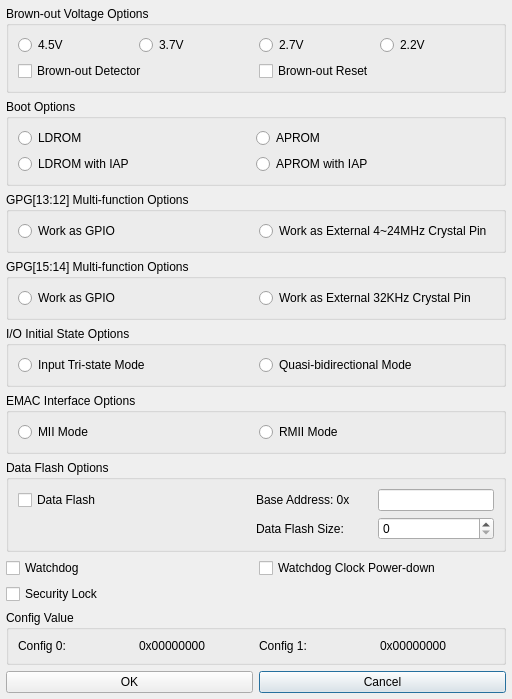
<?xml version="1.0" encoding="UTF-8"?>
<ui version="4.0">
 <class>Dialog</class>
 <widget class="QDialog" name="Dialog">
  <property name="geometry">
   <rect>
    <x>0</x>
    <y>0</y>
    <width>512</width>
    <height>472</height>
   </rect>
  </property>
  <layout class="QGridLayout" name="outer_layout">
   <property name="leftMargin">
    <number>6</number>
   </property>
   <property name="topMargin">
    <number>6</number>
   </property>
   <property name="rightMargin">
    <number>6</number>
   </property>
   <property name="bottomMargin">
    <number>6</number>
   </property>
   <property name="spacing">
    <number>6</number>
   </property>
   <item row="0" column="2" colspan="2">
    <widget class="QGroupBox" name="IDC_GROUP_BROWN_OUT_VOLTAGE">
     <property name="title">
      <string>Brown-out Voltage Options</string>
     </property>
     <layout class="QGridLayout" name="layout_IDC_GROUP_BROWN_OUT_VOLTAGE" columnstretch="1,1,1,1,0">
      <item row="0" column="0">
       <widget class="QRadioButton" name="IDC_RADIO_BOV_0">
        <property name="text">
         <string>4.5V</string>
        </property>
       </widget>
      </item>
      <item row="0" column="1" colspan="2">
       <widget class="QRadioButton" name="IDC_RADIO_BOV_1">
        <property name="text">
         <string>3.7V</string>
        </property>
       </widget>
      </item>
      <item row="0" column="2">
       <widget class="QRadioButton" name="IDC_RADIO_BOV_2">
        <property name="text">
         <string>2.7V</string>
        </property>
       </widget>
      </item>
      <item row="0" column="3" colspan="2">
       <widget class="QRadioButton" name="IDC_RADIO_BOV_3">
        <property name="text">
         <string>2.2V</string>
        </property>
       </widget>
      </item>
      <item row="1" column="0" colspan="3">
       <widget class="QCheckBox" name="IDC_CHECK_BROWN_OUT_DETECT">
        <property name="text">
         <string>Brown-out Detector</string>
        </property>
       </widget>
      </item>
      <item row="1" column="2" colspan="3">
       <widget class="QCheckBox" name="IDC_CHECK_BROWN_OUT_RESET">
        <property name="text">
         <string>Brown-out Reset</string>
        </property>
       </widget>
      </item>
     </layout>
    </widget>
   </item>
   <item row="1" column="2" colspan="2">
    <widget class="QGroupBox" name="IDC_GROUP_BOOT_SELECT">
     <property name="title">
      <string>Boot Options</string>
     </property>
     <layout class="QGridLayout" name="layout_IDC_GROUP_BOOT_SELECT" columnstretch="1,1,0">
      <item row="0" column="0">
       <widget class="QRadioButton" name="IDC_RADIO_BS_LDROM">
        <property name="text">
         <string>LDROM</string>
        </property>
       </widget>
      </item>
      <item row="0" column="1">
       <widget class="QRadioButton" name="IDC_RADIO_BS_APROM">
        <property name="text">
         <string>APROM</string>
        </property>
       </widget>
      </item>
      <item row="1" column="0" colspan="2">
       <widget class="QRadioButton" name="IDC_RADIO_BS_LDROM_APROM">
        <property name="text">
         <string>LDROM with IAP</string>
        </property>
       </widget>
      </item>
      <item row="1" column="1" colspan="2">
       <widget class="QRadioButton" name="IDC_RADIO_BS_APROM_LDROM">
        <property name="text">
         <string>APROM with IAP</string>
        </property>
       </widget>
      </item>
     </layout>
    </widget>
   </item>
   <item row="2" column="2" colspan="2">
    <widget class="QGroupBox" name="IDC_GROUP_GPF">
     <property name="title">
      <string>GPG[13:12] Multi-function Options</string>
     </property>
     <layout class="QHBoxLayout" name="layout_IDC_GROUP_GPF">
      <item>
       <widget class="QRadioButton" name="IDC_RADIO_GPF_GPIO">
        <property name="text">
         <string>Work as GPIO</string>
        </property>
       </widget>
      </item>
      <item>
       <widget class="QRadioButton" name="IDC_RADIO_GPF_CRYSTAL">
        <property name="text">
         <string>Work as External 4~24MHz Crystal Pin</string>
        </property>
       </widget>
      </item>
     </layout>
    </widget>
   </item>
   <item row="4" column="2" colspan="2">
    <widget class="QGroupBox" name="IDC_GROUP_IO_STATE">
     <property name="title">
      <string>I/O Initial State Options</string>
     </property>
     <layout class="QHBoxLayout" name="layout_IDC_GROUP_IO_STATE">
      <item>
       <widget class="QRadioButton" name="IDC_RADIO_IO_TRI">
        <property name="text">
         <string>Input Tri-state Mode</string>
        </property>
       </widget>
      </item>
      <item>
       <widget class="QRadioButton" name="IDC_RADIO_IO_BI">
        <property name="text">
         <string>Quasi-bidirectional Mode</string>
        </property>
       </widget>
      </item>
     </layout>
    </widget>
   </item>
   <item row="9" column="2" colspan="2">
    <widget class="QGroupBox" name="IDC_GROUP_CONFIG_VALUE">
     <property name="title">
      <string>Config Value</string>
     </property>
     <layout class="QHBoxLayout" name="layout_IDC_GROUP_CONFIG_VALUE">
      <item>
       <widget class="QLabel" name="IDC_STATIC_CONFIG_0">
        <property name="text">
         <string>Config 0:</string>
        </property>
       </widget>
      </item>
      <item>
       <widget class="QLabel" name="IDC_STATIC_CONFIG_VALUE_0">
        <property name="text">
         <string>0x00000000</string>
        </property>
       </widget>
      </item>
      <item>
       <widget class="QLabel" name="IDC_STATIC_CONFIG_1">
        <property name="text">
         <string>Config 1:</string>
        </property>
       </widget>
      </item>
      <item>
       <widget class="QLabel" name="IDC_STATIC_CONFIG_VALUE_1">
        <property name="text">
         <string>0x00000000</string>
        </property>
       </widget>
      </item>
     </layout>
    </widget>
   </item>
   <item row="10" column="3">
    <widget class="QPushButton" name="IDCANCEL">
     <property name="text">
      <string>Cancel</string>
     </property>
    </widget>
   </item>
   <item row="3" column="2" colspan="2">
    <widget class="QGroupBox" name="IDC_GROUP_GPF2">
     <property name="title">
      <string>GPG[15:14] Multi-function Options</string>
     </property>
     <layout class="QHBoxLayout" name="layout_IDC_GROUP_GPF2">
      <item>
       <widget class="QRadioButton" name="IDC_RADIO_GPG2_GPIO">
        <property name="text">
         <string>Work as GPIO</string>
        </property>
       </widget>
      </item>
      <item>
       <widget class="QRadioButton" name="IDC_RADIO_GPG2_32K">
        <property name="text">
         <string>Work as External 32KHz Crystal Pin</string>
        </property>
       </widget>
      </item>
     </layout>
    </widget>
   </item>
   <item row="5" column="2" colspan="2">
    <widget class="QGroupBox" name="IDC_GROUP_MII_MODE">
     <property name="title">
      <string>EMAC Interface Options</string>
     </property>
     <layout class="QHBoxLayout" name="layout_IDC_GROUP_MII_MODE">
      <item>
       <widget class="QRadioButton" name="IDC_RADIO_MII_MODE">
        <property name="text">
         <string>MII Mode</string>
        </property>
       </widget>
      </item>
      <item>
       <widget class="QRadioButton" name="IDC_RADIO_RMII_MODE">
        <property name="text">
         <string>RMII Mode</string>
        </property>
       </widget>
      </item>
     </layout>
    </widget>
   </item>
   <item row="6" column="2" colspan="2">
    <widget class="QGroupBox" name="IDC_GROUP_DATA_FLASH">
     <property name="title">
      <string>Data Flash Options</string>
     </property>
     <layout class="QGridLayout" name="gridLayout" columnstretch="2,1,1">
      <item row="0" column="0">
       <widget class="QCheckBox" name="IDC_CHECK_DATA_FLASH_ENABLE">
        <property name="text">
         <string>Data Flash</string>
        </property>
       </widget>
      </item>
      <item row="0" column="1">
       <widget class="QLabel" name="IDC_STATIC_FLASH_BASE_ADDRESS">
        <property name="text">
         <string>Base Address: 0x</string>
        </property>
       </widget>
      </item>
      <item row="0" column="2">
       <widget class="QLineEdit" name="IDC_EDIT_FLASH_BASE_ADDRESS"/>
      </item>
      <item row="1" column="1">
       <widget class="QLabel" name="IDC_STATIC_DATA_FLASH_SIZE">
        <property name="text">
         <string>Data Flash Size:</string>
        </property>
       </widget>
      </item>
      <item row="1" column="2">
       <widget class="QSpinBox" name="IDC_SPIN_DATA_FLASH_SIZE"/>
      </item>
     </layout>
    </widget>
   </item>
   <item row="7" column="2">
    <widget class="QCheckBox" name="IDC_CHECK_WDT_ENABLE">
     <property name="text">
      <string>Watchdog</string>
     </property>
    </widget>
   </item>
   <item row="8" column="2">
    <widget class="QCheckBox" name="IDC_CHECK_SECURITY_LOCK">
     <property name="text">
      <string>Security Lock</string>
     </property>
    </widget>
   </item>
   <item row="7" column="3">
    <widget class="QCheckBox" name="IDC_CHECK_WDT_POWER_DOWN">
     <property name="text">
      <string>Watchdog Clock Power-down</string>
     </property>
    </widget>
   </item>
   <item row="10" column="2">
    <widget class="QPushButton" name="IDOK">
     <property name="text">
      <string>OK</string>
     </property>
    </widget>
   </item>
  </layout>
 </widget>
 <resources/>
 <connections/>
</ui>
